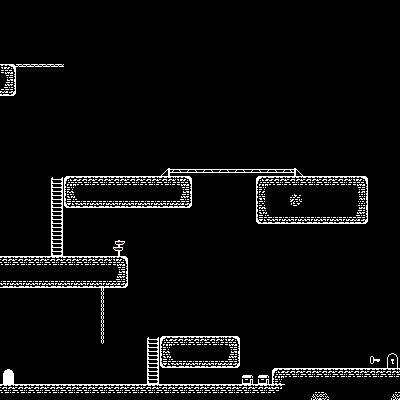

Rendered tile map (Tiled .tmx) drawn with the repository's tilesets; below, a short description and the full map source, tile grids included:
An orthogonal 25x25 tile map with 16x16 px tiles, 2 tile layers (background, floor).

<map version="1.4" tiledversion="1.4.2" orientation="orthogonal" renderorder="right-down" width="25" height="25" tilewidth="16" tileheight="16" infinite="0" backgroundcolor="#8f8f8f" nextlayerid="6" nextobjectid="15">
 <editorsettings>
  <export target="arena" format="json" />
 </editorsettings>
 <tileset firstgid="1" name="oubliette_tileset" tilewidth="16" tileheight="16" tilecount="64" columns="8">
  <grid orientation="orthogonal" width="32" height="32" />
  <image source="../assets/tiles/oubliette_tileset.png" width="128" height="128" />
 </tileset>
 <layer id="5" name="background" width="25" height="25">
  <data encoding="csv">
64,64,64,64,64,64,64,64,64,64,64,64,64,64,64,64,64,64,64,64,64,64,64,64,64,
64,64,64,64,64,64,64,64,64,64,64,64,64,64,64,64,64,64,64,64,64,64,64,64,64,
64,64,64,64,64,64,64,64,64,64,64,64,64,64,64,64,64,64,64,64,64,64,64,64,64,
64,64,64,64,64,64,64,64,64,64,64,64,64,64,64,64,64,64,64,64,64,64,64,64,64,
64,64,64,64,64,64,64,64,64,64,64,64,64,64,64,64,64,64,64,64,64,64,64,64,64,
64,64,64,64,64,64,64,64,64,64,64,64,64,64,64,64,64,64,64,64,64,64,64,64,64,
64,64,64,64,64,64,64,64,64,64,64,64,64,64,64,64,64,64,64,64,64,64,64,64,64,
64,64,64,64,64,64,64,64,64,64,64,64,64,64,64,64,64,64,64,64,64,64,64,64,64,
64,64,64,64,64,64,64,64,64,64,64,64,64,64,64,64,64,64,64,64,64,64,64,64,64,
64,64,64,64,64,64,64,64,64,64,64,64,64,64,64,64,64,64,64,64,64,64,64,64,64,
64,64,64,64,64,64,64,64,64,64,64,64,64,64,64,64,64,64,64,64,64,64,64,64,64,
64,64,64,64,64,64,64,64,64,64,64,64,64,64,64,64,64,64,64,64,64,64,64,64,64,
64,64,64,64,64,64,64,64,64,64,64,64,64,64,64,64,64,64,64,64,64,64,64,64,64,
64,64,64,64,64,64,64,64,64,64,64,64,64,64,64,64,64,64,64,64,64,64,64,64,64,
64,64,64,64,64,64,64,64,64,64,64,64,64,64,64,64,64,64,64,64,64,64,64,64,64,
64,64,64,64,64,64,64,64,64,64,64,64,64,64,64,64,64,64,64,64,64,64,64,64,64,
64,64,64,64,64,64,64,64,64,64,64,64,64,64,64,64,64,64,64,64,64,64,64,64,64,
64,64,64,64,64,64,64,64,64,64,64,64,64,64,64,64,64,64,64,64,64,64,64,64,64,
64,64,64,64,64,64,64,64,64,64,64,64,64,64,64,64,64,64,64,64,64,64,64,64,64,
64,64,64,64,64,64,64,64,64,64,64,64,64,64,64,64,64,64,64,64,64,64,64,64,64,
64,64,64,64,64,64,64,64,64,64,64,64,64,64,64,64,64,64,64,64,64,64,64,64,64,
64,64,64,64,64,64,64,64,64,64,64,64,64,64,64,64,64,64,64,64,64,64,64,64,64,
64,64,64,64,64,64,64,64,64,64,64,64,64,64,64,64,64,64,64,64,64,64,64,64,64,
64,64,64,64,64,64,64,64,64,64,64,64,64,64,64,64,64,64,64,64,64,64,64,64,64,
64,64,64,64,64,64,64,64,64,64,64,64,64,64,64,64,64,64,64,64,64,64,64,64,64
</data>
 </layer>
 <layer id="1" name="floor" width="25" height="25">
  <data encoding="csv">
0,0,0,0,0,0,0,0,0,0,0,0,0,0,0,0,0,0,0,0,0,0,0,0,0,
0,0,0,0,0,0,0,0,0,0,0,0,0,0,0,0,0,0,0,0,0,0,0,0,0,
0,0,0,0,0,0,0,0,0,0,0,0,0,0,0,0,0,0,0,0,0,0,0,0,0,
0,0,0,0,0,0,0,0,0,0,0,0,0,0,0,0,0,0,0,0,0,0,0,0,0,
3,31,31,31,0,0,0,0,0,0,0,0,0,0,0,0,0,0,0,0,0,0,0,0,0,
19,0,0,0,0,0,0,0,0,0,0,0,0,0,0,0,0,0,0,0,0,0,0,0,0,
0,0,0,0,0,0,0,0,0,0,0,0,0,0,0,0,0,0,0,0,0,0,0,0,0,
0,0,0,0,0,0,0,0,0,0,0,0,0,0,0,0,0,0,0,0,0,0,0,0,0,
0,0,0,0,0,0,0,0,0,0,0,0,0,0,0,0,0,0,0,0,0,0,0,0,0,
0,0,0,0,0,0,0,0,0,0,0,0,0,0,0,0,0,0,0,0,0,0,0,0,0,
0,0,0,0,0,0,0,0,0,0,22,23,23,23,23,23,23,23,24,0,0,0,0,0,0,
0,0,0,37,1,2,2,2,2,2,2,3,0,0,0,0,1,2,2,2,2,2,3,0,0,
0,0,0,38,17,18,18,18,18,18,18,19,0,0,0,0,9,56,10,56,56,56,11,0,0,
0,0,0,38,0,0,0,0,0,0,0,0,0,0,0,0,17,18,18,18,18,18,19,0,0,
0,0,0,38,0,0,0,0,0,0,0,0,0,0,0,0,0,0,0,0,0,0,0,0,0,
0,0,0,38,0,0,0,39,0,0,0,0,0,0,0,0,0,0,0,0,0,0,0,0,0,
2,2,2,2,2,2,2,3,0,0,0,0,0,0,0,0,0,0,0,0,0,0,0,0,0,
18,18,18,18,18,18,18,19,0,0,0,0,0,0,0,0,0,0,0,0,0,0,0,0,0,
0,0,0,0,0,0,25,0,0,0,0,0,0,0,0,0,0,0,0,0,0,0,0,0,0,
0,0,0,0,0,0,25,0,0,0,0,0,0,0,0,0,0,0,0,0,0,0,0,0,0,
0,0,0,0,0,0,25,0,0,0,0,0,0,0,0,0,0,0,0,0,0,0,0,0,0,
0,0,0,0,0,0,33,0,0,37,1,2,2,2,3,0,0,0,0,0,0,0,0,0,0,
0,0,0,0,0,0,0,0,0,38,17,18,18,18,19,0,0,0,0,0,0,0,0,29,27,
28,0,0,0,0,0,0,0,0,38,0,0,0,0,0,34,34,1,2,2,2,2,2,2,2,
2,2,2,2,2,2,2,2,2,2,2,2,2,2,2,2,2,6,64,12,13,64,64,64,12
</data>
 </layer>
</map>
